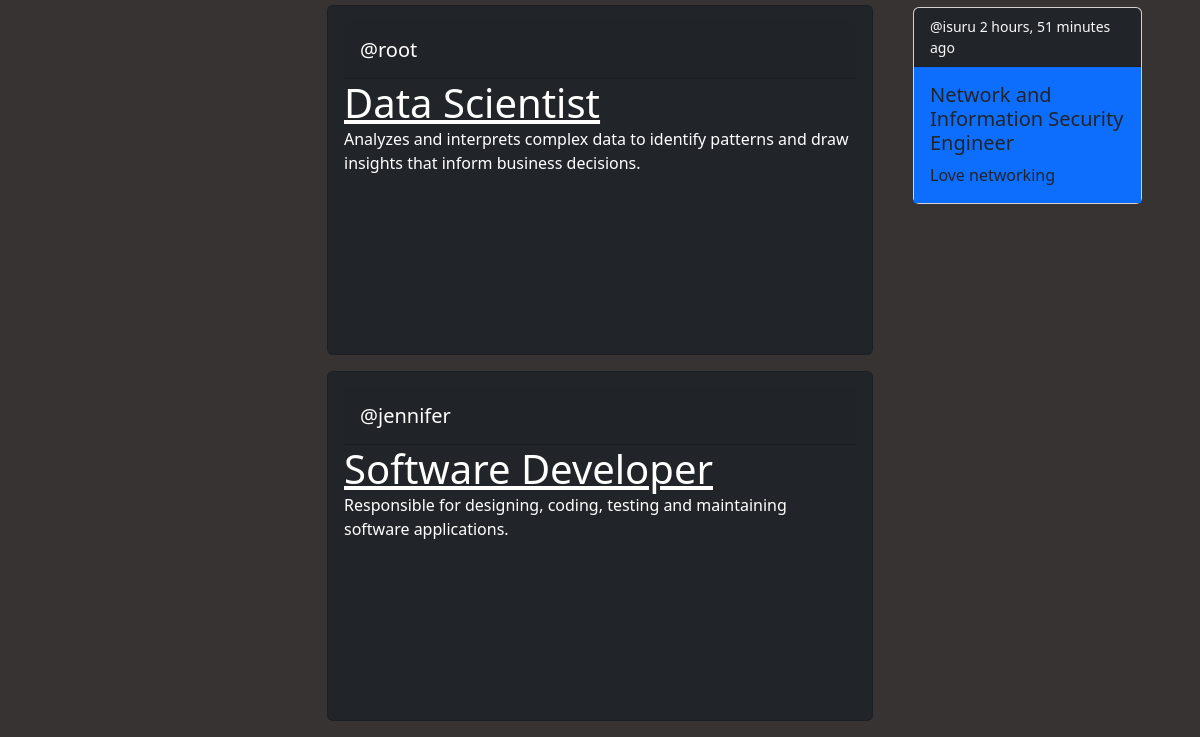
Before: / (lower part) with the older database file.
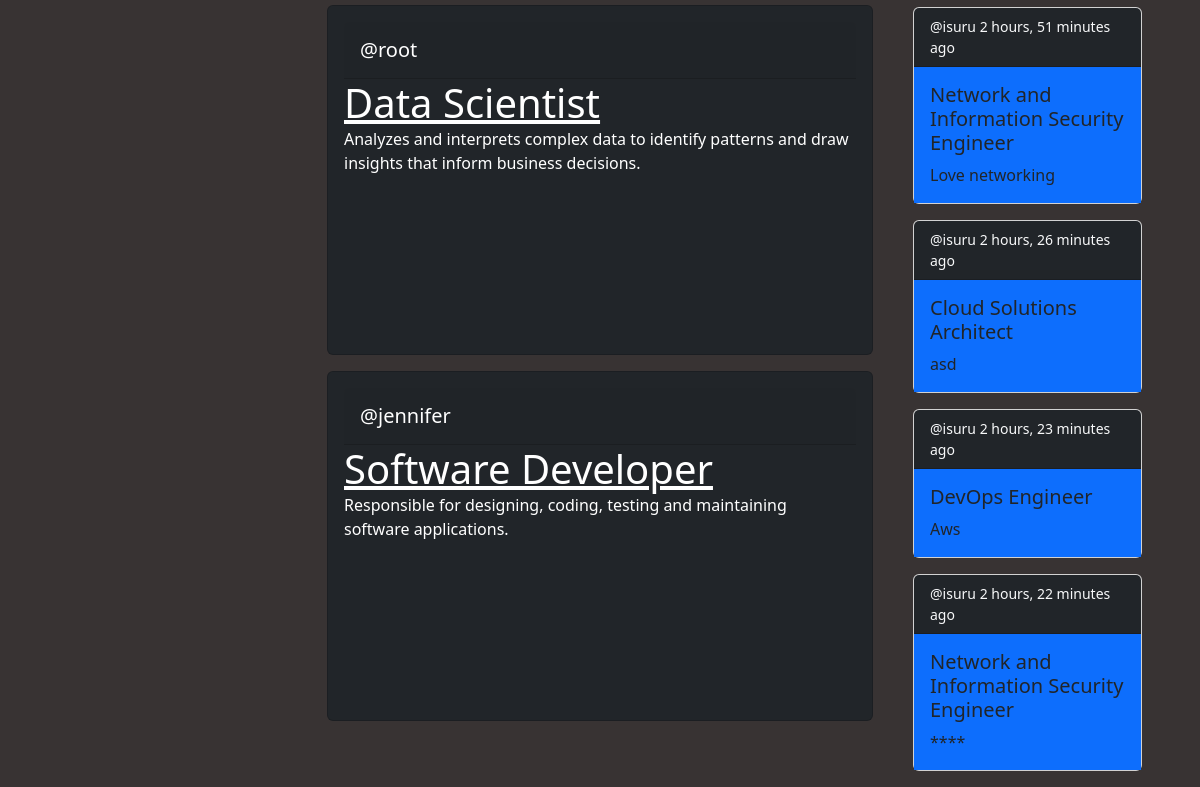
After: the same page with the newer database file.
### base/models.py (models this page shows, shortened)
class Room(models.Model):
    host = models.ForeignKey(User, on_delete=models.SET_NULL, null=True)
    topic = models.ForeignKey(Topic, on_delete=models.SET_NULL, null=True)
    name = models.CharField(max_length=100)
    description = models.TextField(null=True, blank=True)
    participants = models.ManyToManyField(User,related_name="participants")
    updated = models.DateTimeField(auto_now=True)
    created = models.DateTimeField(auto_now_add=True)
    class Meta:
        ordering = ["-created","-updated"]
    def __str__(self):
        return self.name

class Message(models.Model):
    user = models.ForeignKey(User, on_delete=models.CASCADE)
    room = models.ForeignKey(Room, on_delete=models.CASCADE)
    body = models.TextField()
    updated = models.DateTimeField(auto_now=True)
    created = models.DateTimeField(auto_now_add=True)

### base/views.py (the view)
# urls.py: path('', views.home, name="home"),
def home(request):
    if request.GET.get("q") is not None:
        q = request.GET.get("q")
        print(q)
    else:
        q = ""
    rooms = Room.objects.filter(topic__name__contains=q)
    topics = Topic.objects.all()
    comments = Message.objects.filter(room__topic__name__icontains=q)
    context = {"rooms": rooms, "topics": topics,"comments":comments}
    return render(request, "home.html", context)

### templates/home.html (shortened to what this page needs)
<!DOCTYPE html>
<html lang="en">
<head>
	<link href="https://cdn.jsdelivr.net/npm/bootstrap@5.3.0-alpha1/dist/css/bootstrap.min.css" rel="stylesheet"
>
</head>
<body>
{% extends "main.html" %}
{% block content %}
	<div class="container">
		<div class="row ">
			<div class="col-md-3 ">
			</div>
			<div class="col-md-6 ">
				<div class="col">
					<div class="row ">
						<div>
							{% for room in rooms %}
								<div class="card text-white bg-dark mb-3 " style="height: 350px; ">
									<div class="card-body">
										<div class="card-header">
											<ul class="nav nav-pills card-header-pills">
												<li class="nav-item">
													<h5 class="card-subtitle text-white m-2" style="width: 400px;">
														@{{ room.host }}</h5>
												</li>
											</ul>
										</div>
										<a class="card-title display-6"
										   href="{% url "room" room.id %}">{{ room.name }}</a>
										<p class="card-text  ">{{ room.description }}</p>
									</div>
								</div>
							{% endfor %}
						</div>
					</div>
				</div>
			</div>
			<div class="col-md-3 ">
				{% for comment in comments %}
					<div class="card m-3">
						<small class="card-header bg-dark text-light">@{{ comment.user }} {{ comment.created|timesince }} ago</small>
					<div class="card-body bg-primary">
						<h5 class="card-title">{{ comment.room }}</h5>
						<p class="card-text">{{ comment.body }}</p>
					</div>
					</div>
				{% endfor %}
			</div>
		</div>
	</div>
{% endblock %}

### templates/main.html (shortened to what this page needs)
<!DOCTYPE html>
<html lang="en">
<head>
	<link href="https://cdn.jsdelivr.net/npm/bootstrap@5.3.0-alpha1/dist/css/bootstrap.min.css" rel="stylesheet"
>
</head>
<body>
{% include "navbar.html" %}
{% block content %}{% endblock %}
</body>
</html>

### templates/navbar.html (shortened to what this page needs)
<!DOCTYPE html>
<html lang="en">
<head>
</head>
<body>
</body>
</html>

### templates/main.html (style rules this page uses)
body { background-color: #383333; color: aliceblue; }

Changed rows visible on the page:
added Message: user "isuru", created "2 hours, 26 minutes", room "Cloud Solutions Architect", body "asd"
added Message: user "isuru", created "2 hours, 23 minutes", room "DevOps Engineer", body "Aws"
added Message: user "isuru", created "2 hours, 22 minutes", room "Network and Information Security Engineer", body "****"
